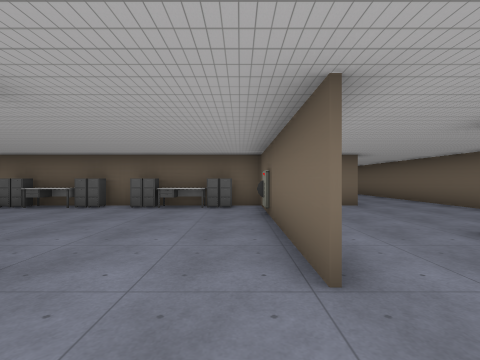
[1] (above)

19 first-person views from a walk through a Godot game level. The camera is 1.5 m above the floor, looks level and sees 85° across. The floor is counted in squares, 2 m on a side. Each view is taken from the middle of a square. On the plan, view 1 faces up. The plan holds only what a view shows up to about 9 squares ahead; the rest is blank. The place goes on beyond the plan. Characters and animated objects are not drawn. Some surface patterns are stand-ins.

[2]
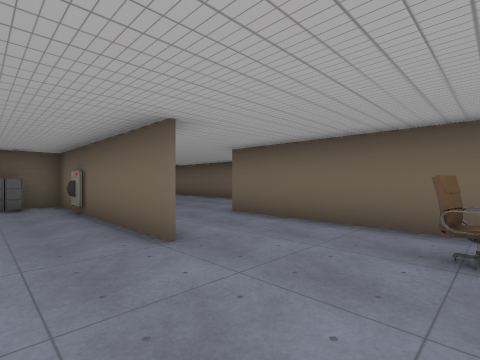

[3]
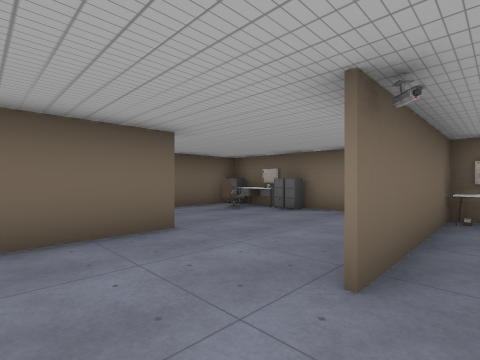

[4]
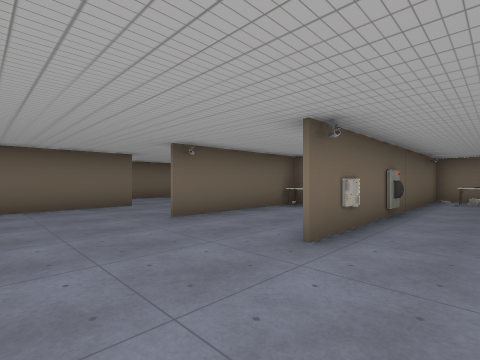

[5]
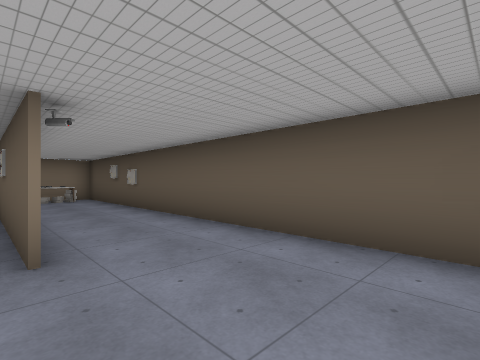

[6]
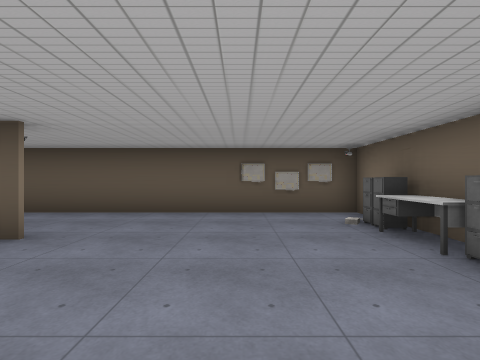

[7]
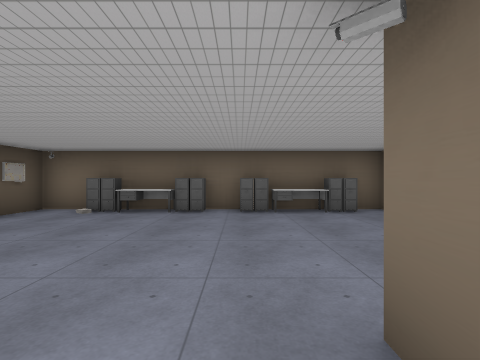

[8]
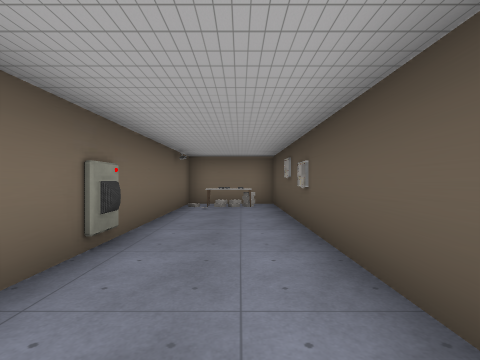

[9]
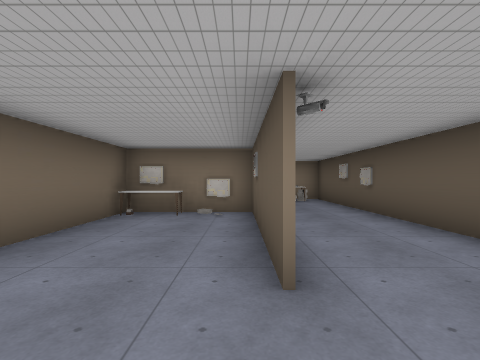

[10]
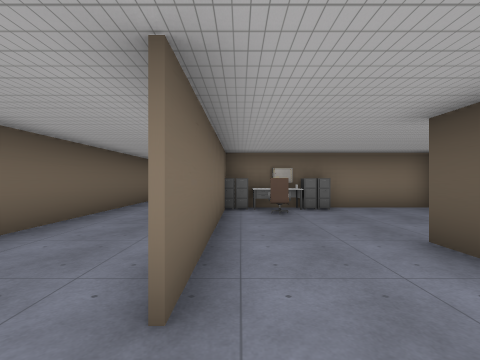

[11]
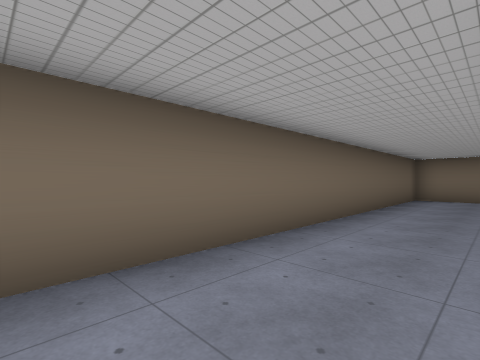

[12]
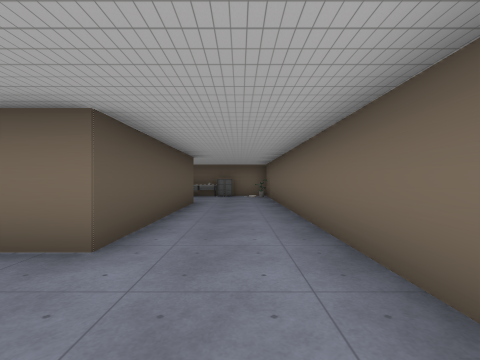

[13]
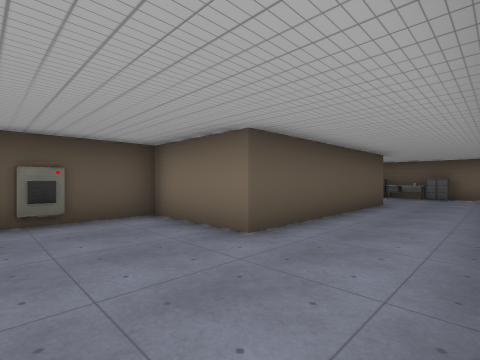

[14]
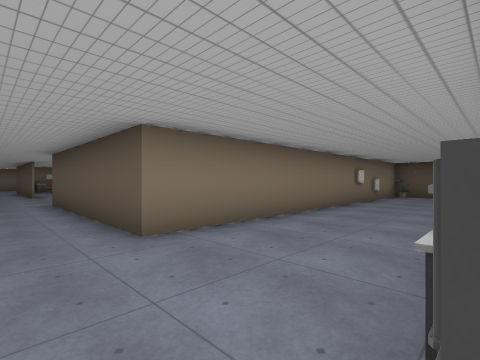

[15]
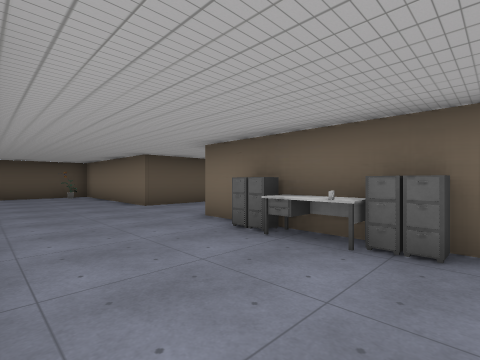

[16]
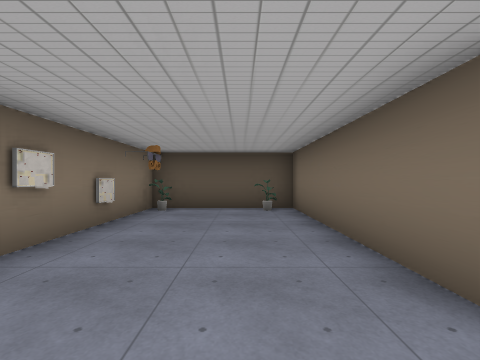

[17]
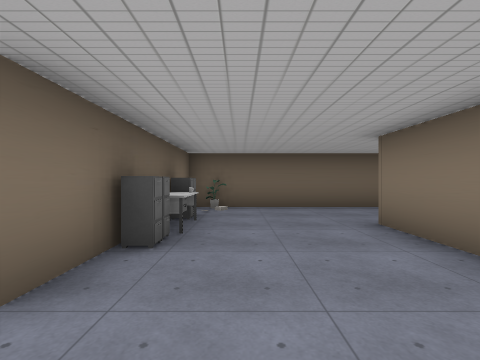

[18]
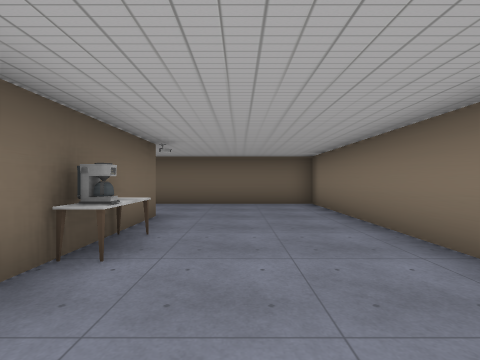

[19]
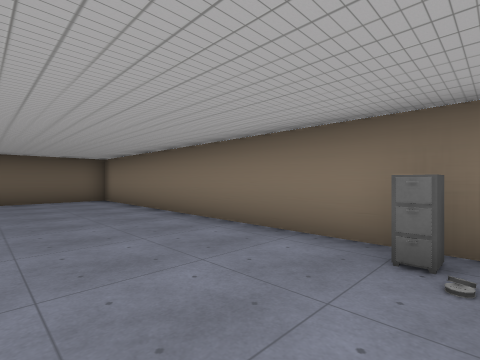

### Floor plan
Ten units are one square. View 1 is at (0, 0); x grows to the right and y downward. Boxes are objects, and circles mark ways between rooms. Rooms are numbered by the first view taken in them; rooms with no view inside come last. Other rooms are left out.
<svg viewBox="-86 -190 156 260">
<path fill="none" stroke="#000" d="M15 22 25 22M-20 22 5 22M34 15 34 -14M14 16 26 16M-53 -22 -53 19M6 -18 6 -78M-55 22 -35 22M-23 22 -23 -22M5 -77 -81 -77 -81 63 -54 63 -54 -22M-46 -75 -46 -70 -59 -70M-46 -75 -53 -75 -53 -70M-9 -75 -19 -75M7 -78 7 -51M7 -25 7 -18M34 -14 34 -38M22 21 22 16M24 22 -1 22M5 22 15 22M-35 22 -20 22M51 -174 5 -174M-23 -185 -23 -174 -81 -174 -81 -136 35 -136 35 -77 5 -77M-39 63 62 63 62 -174M36 -168 26 -168M31 -174 31 -168"/>
<rect x="15" y="5" width="10" height="10" fill="#bbb"><title>chair</title></rect>
<rect x="-75" y="55" width="10" height="10" fill="#bbb"><title>other object</title></rect>
<rect x="-75" y="45" width="10" height="10" fill="#bbb"><title>other object</title></rect>
<rect x="-65" y="5" width="10" height="10" fill="#bbb"><title>other object</title></rect>
<rect x="-65" y="-75" width="10" height="10" fill="#bbb"><title>cabinet</title></rect>
<rect x="-45" y="-75" width="10" height="10" fill="#bbb"><title>cabinet</title></rect>
<rect x="-35" y="-75" width="10" height="10" fill="#bbb"><title>cabinet</title></rect>
<rect x="-25" y="-75" width="10" height="10" fill="#bbb"><title>cabinet</title></rect>
<rect x="-15" y="-75" width="10" height="10" fill="#bbb"><title>cabinet</title></rect>
<rect x="-5" y="-65" width="10" height="10" fill="#bbb"><title>other object</title></rect>
<rect x="-5" y="-75" width="10" height="10" fill="#bbb"><title>cabinet</title></rect>
<rect x="-75" y="-145" width="10" height="10" fill="#bbb"><title>plant</title></rect>
<rect x="-75" y="-175" width="10" height="10" fill="#bbb"><title>plant</title></rect>
<rect x="-35" y="55" width="10" height="10" fill="#bbb"><title>cabinet</title></rect>
<rect x="-35" y="15" width="10" height="10" fill="#bbb"><title>table</title></rect>
<rect x="5" y="25" width="10" height="10" fill="#bbb"><title>table</title></rect>
<rect x="5" y="15" width="10" height="10" fill="#bbb"><title>cabinet</title></rect>
<rect x="5" y="-65" width="10" height="10" fill="#bbb"><title>other object</title></rect>
<rect x="15" y="-175" width="10" height="10" fill="#bbb"><title>cabinet</title></rect>
<rect x="25" y="15" width="10" height="10" fill="#bbb"><title>cabinet</title></rect>
<rect x="35" y="-175" width="10" height="10" fill="#bbb"><title>cabinet</title></rect>
<rect x="55" y="-175" width="10" height="10" fill="#bbb"><title>plant</title></rect>
<circle cx="-5" cy="-20" r="3" fill="#2a7"/>
<circle cx="20" cy="-25" r="3" fill="#2a7"/>
<text x="0" y="0">1</text>
<text x="-40" y="-30">2</text>
<text x="20" y="-60">3</text>
</svg>
Room 1 opens to room 2. Room 1 opens to room 3.

Where each view was taken, in squares from view 1:
view 1: 0 up, 0 right, facing up
view 2: 1 down, 1 left, facing up-right
view 3: 4 up, 3 left, facing down-right
view 4: 5 up, 7 left, facing down-right
view 5: 5 up, 5 left, facing down-left
view 6: 5 up, 2 left, facing left
view 7: 1 up, 3 left, facing up
view 8: 2 up, 7 left, facing down
view 9: 4 up, 5 left, facing down
view 10: 5 up, 3 right, facing down
view 11: 5 up, 4 right, facing down-right
view 12: 5 up, 5 right, facing up
view 13: 5 up, 6 right, facing up-left
view 14: 17 up, 5 right, facing down-left
view 15: 14 up, 5 right, facing up-left
view 16: 16 up, 1 left, facing left
view 17: 16 up, 1 left, facing right
view 18: 4 down, 2 left, facing right
view 19: 3 down, 4 left, facing down-right
